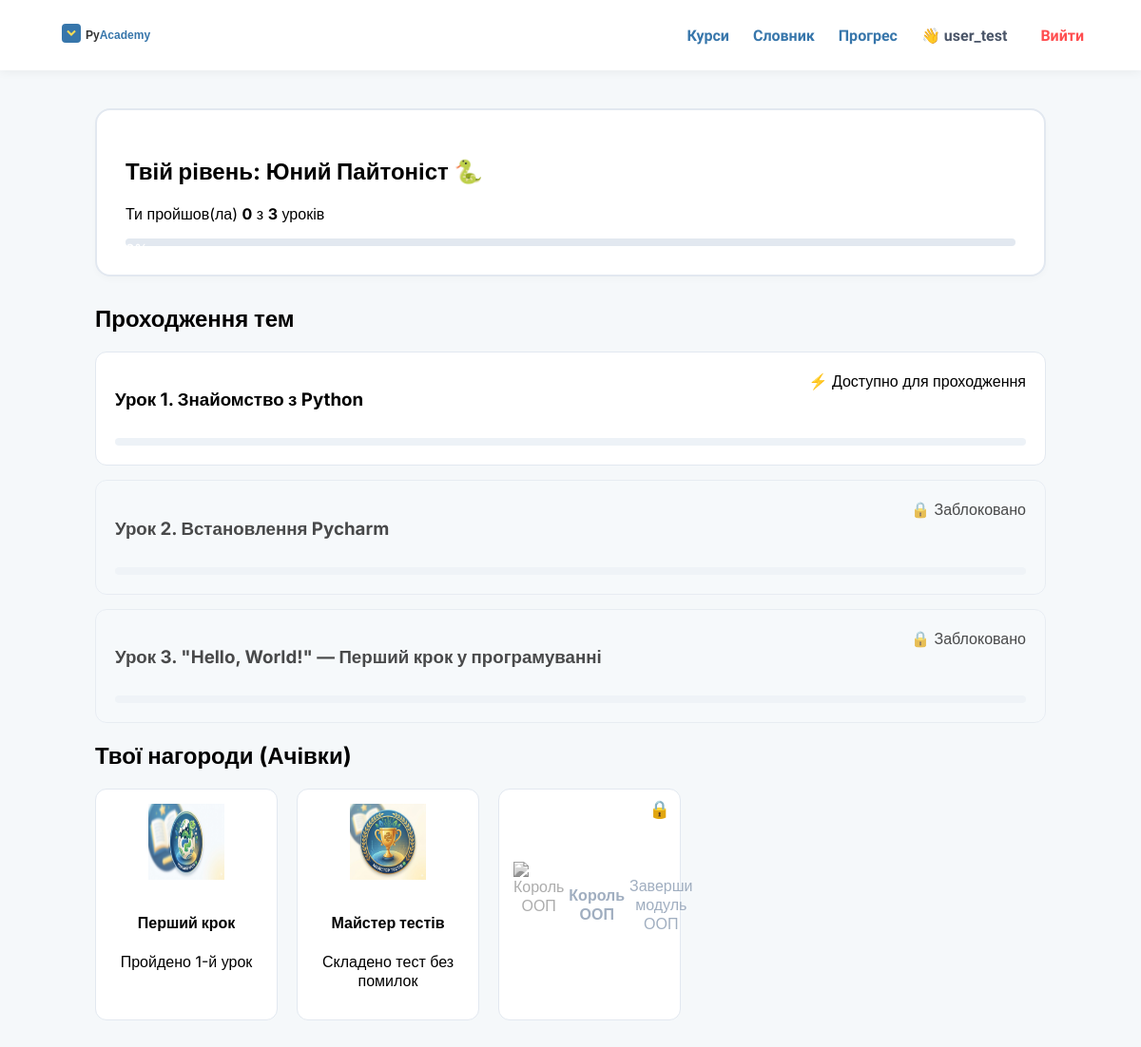
The app's page /progress/ (signed in) with its own data.
### courses/models.py (models this page shows, shortened)
class Lesson(models.Model):
    course = models.ForeignKey('Course', on_delete=models.CASCADE, related_name='lessons', null=True, blank=True)
    number = models.PositiveIntegerField(verbose_name="Номер уроку", default=1)
    title = models.CharField(max_length=250, verbose_name="Заголовок сторінки")
    class Meta:
        verbose_name = "Урок"
        verbose_name_plural = "Уроки"
        ordering = ['number']

### courses/views.py (the view)
# urls.py: path('progress/', views.user_progress, name='progress'),
@login_required(login_url='/auth/login/')  # Якщо не авторизований — перекине на вхід
def user_progress(request):
    total_lessons_count = Lesson.objects.count()
    completed_progress = UserProgress.objects.filter(user=request.user)
    completed_lessons_count = completed_progress.count()
    completed_lesson_ids = completed_progress.values_list('lesson_id', flat=True)
    if total_lessons_count > 0:
        global_percentage = int((completed_lessons_count / total_lessons_count) * 100)
    else:
        global_percentage = 0
    all_lessons = Lesson.objects.all().order_by('number')
    context = {
        'total_lessons_count': total_lessons_count,
        'completed_lessons_count': completed_lessons_count,
        'global_percentage': global_percentage,
        'all_lessons': all_lessons,
        'completed_lesson_ids': completed_lesson_ids,
    }
    return render(request, 'courses/progress.html', context)

### templates/courses/progress.html (shortened to what this page needs)
{% extends 'base.html' %}
{% load static %}
{% block content %}
<div class="progress-page-container">
    <section class="overall-progress-card">
        <div class="progress-info">
            <h1>Твій рівень: Юний Пайтоніст 🐍</h1>
            <p>Ти пройшов(ла) <strong>{{ completed_lessons_count }}</strong> з <strong>{{ total_lessons_count }}</strong> уроків</p>
        </div>
        <div class="global-progress-bar">
            <div class="global-progress-fill" style="width: {{ global_percentage }}%;">
                <span class="progress-number-text">{{ global_percentage }}%</span>
            </div>
        </div>
    </section>
    <section class="modules-progress-section">
        <h2>Проходження тем</h2>
        <div class="modules-list">
    {% for lesson in all_lessons %}
        <div class="module-progress-item {% if lesson.id not in completed_lesson_ids and forloop.counter > completed_lessons_count|add:1 %}locked-module{% endif %}">
            <div class="module-meta">
                <h3>Урок {{ lesson.number }}. {{ lesson.title }}</h3>
                <span class="module-status">
                    {% if lesson.id in completed_lesson_ids %}
                        ✅ Виконано
                    {% elif forloop.counter == completed_lessons_count|add:1 %}
                        ⚡ Доступно для проходження
                    {% else %}
                        🔒 Заблоковано
                    {% endif %}
                </span>
            </div>
            <div class="mini-bar">
            </div>
        </div>
    {% empty %}
        <p>Уроки ще не додані в систему.</p>
    {% endfor %}
</div>
    </section>
    <section class="achievements-section">
        <h2>Твої нагороди (Ачівки)</h2>
        <div class="achievements-grid">
            <div class="badge-card unlocked">
                <img src="{% static 'images/badge_first_step.png' %}" alt="Перший крок">
                <h4>Перший крок</h4>
                <p>Пройдено 1-й урок</p>
            </div>
            <div class="badge-card unlocked">
                <img src="{% static 'images/badge_test_master.png' %}" alt="Майстер тестів">
                <h4>Майстер тестів</h4>
                <p>Складено тест без помилок</p>
            </div>
            <div class="badge-card locked">
                <div class="badge-lock-overlay">🔒</div>
                <img src="{% static 'images/badge_oop_king.png' %}" alt="Король ООП">
                <h4>Король ООП</h4>
                <p>Заверши модуль ООП</p>
            </div>
        </div>
    </section>
</div>
{% endblock %}

### templates/base.html (shortened to what this page needs)
{% load static %}
<!DOCTYPE html>
<html lang="uk">
<head>
    <link rel="stylesheet" href="{% static 'css/style.css' %}">
</head>
<body>
    <header class="top-bar">
        <div class="logo-container">
            <a href="/"><img src="{% static 'images/logo.svg' %}" alt="PyAcademy" class="main-logo"></a>
        </div>
        <nav class="nav-buttons">
    <a href="/" class="nav-btn">Курси</a>
    <a href="{% url 'dictionary' %}" class="nav-btn">Словник</a>
    <a href="{% url 'progress' %}" class="nav-btn">Прогрес</a>
    {% if user.is_authenticated %}
        <span class="nav-user-name" style="color: #4a5568; font-weight: bold; margin-right: 10px;">👋 {{ user.username }}</span>
        <a href="{% url 'logout' %}" class="nav-btn" style="color: #ff4d4f;">Вийти</a>
    {% else %}
        <a href="{% url 'login' %}" class="nav-btn">Увійти</a>
        <a href="{% url 'register' %}" class="nav-btn" style="background: #52c41a; color: white; padding: 5px 15px; border-radius: 6px;">Реєстрація</a>
    {% endif %}
</nav>
    </header>
    {% block content %}
    {% endblock %}
</body>
</html>

### static/css/style.css (style rules this page uses)
:root { --py-blue: #3776AB; --py-yellow: #FFDE57; }
body { margin: 0; font-family: 'Abhaya Libre', serif; background-color: #f5f8fa; }
.top-bar { display: flex; justify-content: space-between; align-items: center; padding: 15px 5%; background: #fff; box-shadow: 0 2px 10px rgba(0,0,0,0.05); }
.main-logo { height: 40px; width: auto; transition: transform 0.3s; }
.nav-buttons { display: flex; gap: 25px; }
.nav-btn { text-decoration: none; color: var(--py-blue); font-weight: 600; }
.progress-page-container { max-width: 1000px; margin: 40px auto; padding: 0 20px; font-family: 'Inter', sans-serif; }
.overall-progress-card { background: #ffffff; border: 2px solid #e2e8f0; border-radius: 16px; padding: 30px; margin-bottom: 30px; box-shadow: 0 4px 6px rgba(0,0,0,0.02); }
.global-progress-bar { width: 100%; height: 8px; background: #e2e8f0; border-radius: 4px; overflow: hidden; }
.global-progress-fill { height: 100%; background: #52c41a; border-radius: 4px; transition: width 0.5s ease; }
.progress-number-text { color: white; font-weight: bold; font-size: 14px; }
.module-progress-item { background: #ffffff; border-radius: 12px; padding: 20px; margin-bottom: 15px; border: 1px solid #e2e8f0; }
.module-meta { display: flex; justify-content: space-between; margin-bottom: 10px; }
.mini-bar { width: 100%; height: 8px; background: #edf2f7; border-radius: 4px; }
.locked-module { background: #f7fafc; opacity: 0.7; }
.achievements-grid { display: flex; gap: 20px; flex-wrap: wrap; margin-top: 20px; }
.badge-card { width: 160px; background: white; border: 1px solid #e2e8f0; border-radius: 12px; padding: 15px; text-align: center; position: relative; }
.badge-card img { width: 80px; height: 80px; margin-bottom: 10px; }
.badge-card.locked img { filter: grayscale(100%); }
.badge-lock-overlay { position: absolute; top: 10px; right: 10px; font-size: 18px; }
.locked { color: #a0aec0; cursor: not-allowed; display: flex; align-items: center; gap: 5px; }

### records on screen
Lesson: number "1", title "Знайомство з Python", shows "⚡ Доступно для проходження"
Lesson: number "2", title "Встановлення Pycharm", shows "🔒 Заблоковано"
Lesson: number "3", title "\"Hello, World!\" — Перший крок у програмуванні", shows "🔒 Заблоковано"

### other values on screen
{{ user.username }} "user_test"
{{ completed_lessons_count }} "0"
{{ total_lessons_count }} "3"
